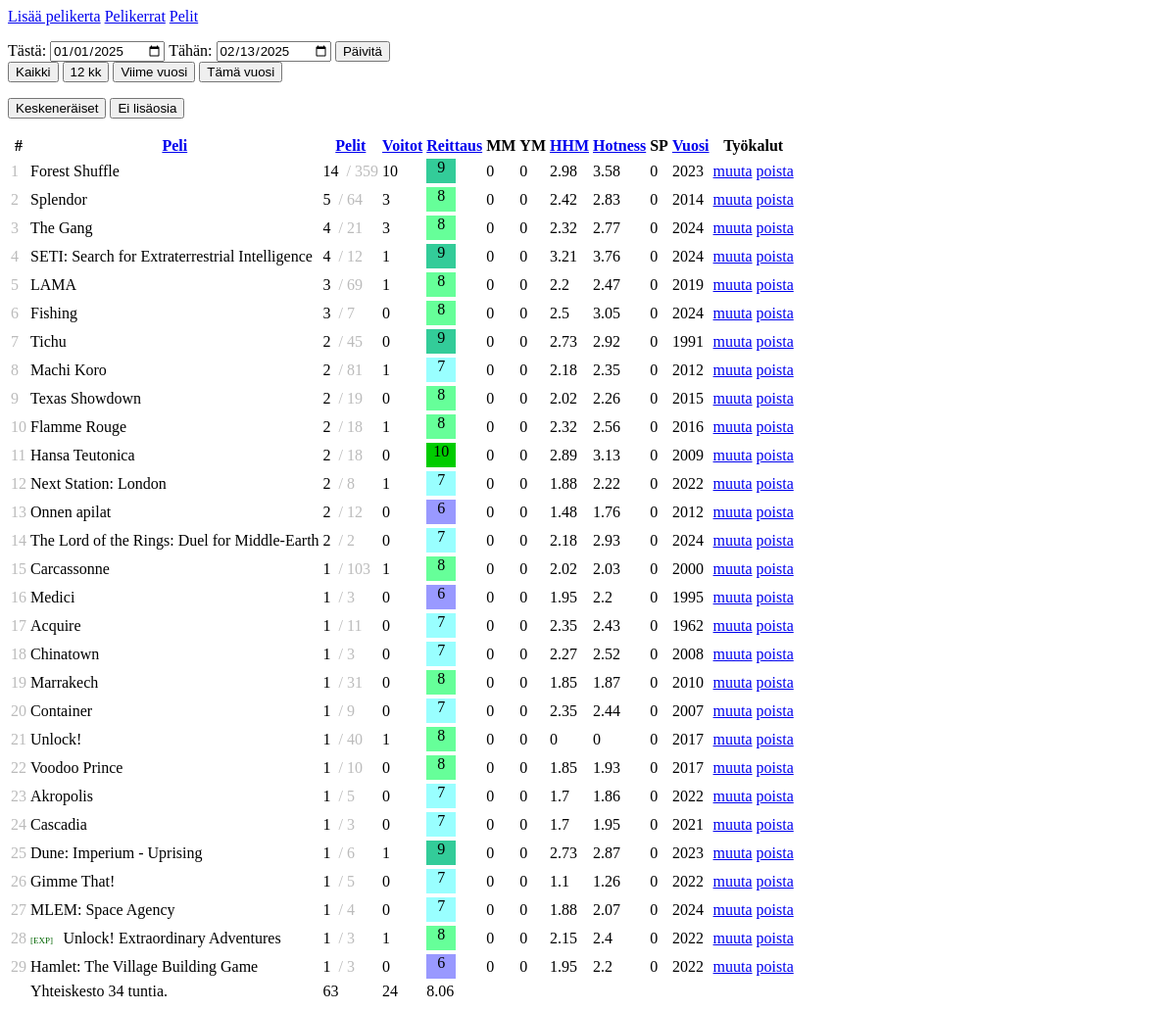
Page /?orderby=plays&tab=games on the committed database.
### tables this page shows
CREATE TABLE games (
            id INTEGER PRIMARY KEY AUTOINCREMENT,
            name TEXT NOT NULL,
            year INTEGER,
            bgg INTEGER,
            rating INTEGER,
            playtime INTEGER,
            parent INTEGER
        );

### index.php (called while the page is built, shortened)
<?php
require_once 'class-database.php';
require_once 'class-ui.php';
require_once 'class-game.php';
$db = new Database();
$ui = new UI($db);
$ui->showHeader();
$ui->render();
$ui->showFooter();

### class-database.php (called while the page is built, shortened)
<?php
class Database {
    private $db;
    public function __construct($dbname = 'database.sqlite') {
        $this->db = new SQLite3($dbname);
    }
    private function initialize() {
        $this->db->exec("CREATE TABLE IF NOT EXISTS games (
            id INTEGER PRIMARY KEY AUTOINCREMENT,
            name TEXT NOT NULL,
            year INTEGER,
            bgg INTEGER,
            rating INTEGER,
            playtime INTEGER,
            parent INTEGER
        )");
        $this->db->exec("CREATE TABLE IF NOT EXISTS users (
            id INTEGER PRIMARY KEY AUTOINCREMENT,
            user_name TEXT NOT NULL,
            password TEXT NOT  NULL,
            email TEXT NOT NULL
        )");
        $this->db->exec("CREATE TABLE IF NOT EXISTS plays (
            id INTEGER PRIMARY KEY AUTOINCREMENT,
            game INTEGER NOT NULL,
            date TEXT NOT NULL,
            plays INTEGER NOT NULL DEFAULT 1,
            wins INTEGER NOT NULL DEFAULT 0,
            players INTEGER NOT NULL DEFAULT 2
        )");
        $this->db->exec("CREATE TABLE IF NOT EXISTS entities (
            id INTEGER PRIMARY KEY AUTOINCREMENT,
            name TEXT NOT NULL,
            type TEXT NOT NULL
        )");
        $this->db->exec("CREATE TABLE IF NOT EXISTS tags (
            id INTEGER PRIMARY KEY AUTOINCREMENT,
            name TEXT NOT NULL
        )");
        $this->db->exec("CREATE TABLE IF NOT EXISTS game_entities (
            id INTEGER PRIMARY KEY AUTOINCREMENT,
            game_id INTEGER NOT NULL,
            entity_id INTEGER NOT NULL
        )");
        $this->db->exec("CREATE TABLE IF NOT EXISTS game_taxonomy (
            id INTEGER PRIMARY KEY AUTOINCREMENT,
            game_id INTEGER NOT NULL,
            tag_id INTEGER NOT NULL
        )");
        $this->db->exec("CREATE TABLE IF NOT EXISTS sessions (
            sid TEXT PRIMARY KEY,
            user_id INTEGER NOT NULL,
            open_time TIMESTAMP DEFAULT CURRENT_TIMESTAMP
        )");
    }
    public function getGames() {
        $stmt = $this->db->prepare('SELECT * FROM games');
        $result = $stmt->execute();
        $games = [];
        while ($row = $result->fetchArray(SQLITE3_ASSOC)) {
            $games[] = $row;
        }
        return $games;
    }
}

### class-ui.php (the view, shortened to what this page needs)
<?php
class UI {
    private $db;
	public function __construct($db) {
        $this->db = $db;
    }
    public function render() {
        if (isset($_REQUEST['tab']) && $_REQUEST['tab'] === 'games') {
            $this->showGames();
        }
    }
        ?>
        <?php
    public function showHeader() {
		?>
<!DOCTYPE html>
<html>
<head>
    <link rel="stylesheet" href="https://unpkg.com/@blaze/css@x.x.x/dist/blaze/blaze.css">
</head>
<body>
    <div class="o-container o-container--large u-text">
        <div role="tablist" class="c-tabs">
            <div class="c-tabs__nav">
                <div class="c-tabs__headings">
                    <a href="/?tab=addplay" role="tab" class="c-tab-heading <?php isset($_REQUEST['tab']) && $_REQUEST['tab'] === 'addplay' && printf('c-tab-heading--active') ?>">Lisää pelikerta</a>
                    <a href="/?tab=plays" role="tab" class="c-tab-heading <?php isset($_REQUEST['tab']) && $_REQUEST['tab'] === 'plays' && printf('c-tab-heading--active') ?>">Pelikerrat</a>
                    <a href="/?tab=games" role="tab" class="c-tab-heading <?php isset($_REQUEST['tab']) && $_REQUEST['tab'] === 'games' && printf('c-tab-heading--active') ?>">Pelit</a>
                </div>
            </div>
        </div>
        <?php
	}
    public function showFooter() {
        ?>
    </div>
</body>
</html>
        <?php
    }
			?>
        <?php
    private function showGames() {
        $gamesData = $this->db->getGames();
        $games = array();
        foreach ($gamesData as $game) {
            $games[ $game['id'] ] = new Game($game);
        }
        list('from' => $from, 'to' => $to) = $this->getDateRange();
        $orderby = 'name';
        if (isset($_REQUEST['orderby'])) {
            $orderby = $_REQUEST['orderby'];
        }
        if ($orderby === 'plays') {
            uasort($games, function($a, $b) { return $b->plays - $a->plays; });
        }
        $i = 1;
        ?>
<div class="spacer"></div>
        <?php
        $this->dateRangeButtons($from, $to, 'games');
        ?>
<div class="spacer"></div>
        <form method="get">
            <button type="submit" name="incomplete" value="1" class="c-button c-button--brand">Keskeneräiset</button>
            <button type="submit" name="no_exp" value="1" class="c-button c-button--brand">Ei lisäosia</button>
        </form>
<div class="spacer"></div>
<table class="c-table c-table--striped">
    <thead class="c-table__head">
        <tr class="c-table__row c-table__row--heading">
            <th class="u-small c-table__cell">#</th>
            <th class="u-small c-table__cell wide_cell-4"><a class="c-link" href="/?<?php echo $this->getURLString(['orderby' => 'name'])?>">Peli</a></th>
            <th class="u-small c-table__cell"><a class="c-link" href="/?<?php echo $this->getURLString(['orderby' => 'plays'])?>">Pelit</a></th>
            <th class="u-small c-table__cell"><a class="c-link" href="/?<?php echo $this->getURLString(['orderby' => 'wins'])?>">Voitot</a></th>
            <th class="u-small c-table__cell"><a class="c-link" href="/?<?php echo $this->getURLString(['orderby' => 'rating'])?>">Reittaus</a></th>
            <th class="u-small c-table__cell">MM</th>
            <th class="u-small c-table__cell">YM</th>
            <th class="u-small c-table__cell"><a class="c-link" href="/?<?php echo $this->getURLString(['orderby' => 'happiness'])?>">HHM</a></th>
            <th class="u-small c-table__cell"><a class="c-link" href="/?<?php echo $this->getURLString(['orderby' => 'hotness'])?>">Hotness</a></th>
            <th class="u-small c-table__cell">SP</th>
            <th class="u-small c-table__cell"><a class="c-link" href="/?<?php echo $this->getURLString(['orderby' => 'year'])?>">Vuosi</a></th>
            <th class="u-small c-table__cell wide_cell-2">Työkalut</th>
        </tr>
    </thead>
    <tbody class="c-table__body">
        <?php
        $totals = ['plays' => 0, 'hours' => 0, 'wins' => 0, 'rating' => 0];
        foreach ($games as $game) {
            if ($game->plays < 1) {
                continue;
            }
            if (!$game->parent) {
                $totals['plays'] += $game->plays;
                $totals['wins'] += $game->wins;
                $totals['hours'] += $game->plays * $game->playtime;
                $totals['rating'] += $game->rating * $game->plays;
            }
            ?>
        <tr class="c-table__row">
            <td class="c-table__cell pale"><?php echo $i++; ?></td>
            <td class="c-table__cell wide_cell-4"><?php echo $game->getName(); ?></td>
            <td class="c-table__cell"><?php echo $game->plays ?> <span class="u-small pale">&nbsp;/&nbsp;<?php echo $game->totalplays; ?></span></td>
            <td class="c-table__cell"><?php echo $game->wins; ?></td>
            <td class="c-table__cell"><?php echo $game->getRating(); ?></td>
            <td class="c-table__cell"><?php echo "0"; ?></td>
            <td class="c-table__cell"><?php echo "0"; ?></td>
            <td class="c-table__cell"><?php echo $game->happiness; ?></td>
            <td class="c-table__cell"><?php echo $game->hotness; ?></td>
            <td class="c-table__cell"><?php echo "0"; ?></td>
            <td class="c-table__cell"><?php echo $game->year; ?></td>
            <td class="c-table__cell wide_cell-2">
                <span class="c-input-group">
                    <?php
                    $editUrl = $this->getURLString(['edit_game' => $game->id]);
                    $deleteUrl = $this->getURLString([
                        'delete_game' => $game->id,
                        'nonce' => time(),
                    ]);
                    ?>
                    <a href="?<?php echo $editUrl; ?>" class="c-button c-button--brand u-xsmall">muuta</a>
                    <a href="?<?php echo $deleteUrl; ?>" class="c-button u-xsmall c-button--error">poista</a>
                </span>
            </td>
        </tr>
            <?php
        }
        ?>
        <tr class="c-table__row">
            <td class="c-table__cell"></td>
            <td class="c-table__cell wide_cell-4">Yhteiskesto <?php echo round($totals['hours'] / 60, 0); ?> tuntia.</td>
            <td class="c-table__cell"><?php echo $totals['plays']; ?></td>
            <td class="c-table__cell"><?php echo $totals['wins']; ?></td>
            <td class="c-table__cell"><?php $tp = $totals['plays'] ? $totals['plays'] : 1; echo round($totals['rating'] / $tp, 2); ?></td>
            <td class="c-table__cell"></td>
            <td class="c-table__cell"></td>
            <td class="c-table__cell"></td>
            <td class="c-table__cell"></td>
            <td class="c-table__cell"></td>
            <td class="c-table__cell"></td>
            <td class="c-table__cell"></td>
            <td class="c-table__cell"></td>
        </tr>
    </tbody>
</table>
        <?php
    }
    private function getURLString($args) {
        $pickupArgs = ['tab', '12months', 'everything', 'lastyear', 'thisyear', 'from', 'to', 'incomplete', 'no_exp'];
        foreach ($pickupArgs as $arg) {
            if (isset($_REQUEST[ $arg ])) {
                $args[ $arg ] = $_REQUEST[ $arg ];
            }
        }
        return http_build_query($args);
    }
    private function getDateRange() {
        $from = isset($_REQUEST['from']) ? $_REQUEST['from'] : date('Y-m-d', strtotime('first day of january this year'));
        $to = isset($_REQUEST['to']) ? $_REQUEST['to'] : date('Y-m-d');
        return ['from' => $from, 'to' => $to];
    }
    private function dateRangeButtons($from, $to, $tab) {
        ?>
<form method="get">
    <label for="from">Tästä:
        <input type="date" name="from" value="<?php echo $from; ?>">
    </label>
    <label for="to">Tähän:
        <input type="date" name="to" value="<?php echo $to; ?>">
    </label>
    <button type="submit" class="c-button c-button--brand">Päivitä</button>
</form>
<form method="get">
    <button type="submit" name="everything" value="1" class="c-button c-button--<?php echo isset($_REQUEST['everything']) ? 'info' : 'brand'; ?>">Kaikki</button>
    <button type="submit" name="12months" value="1" class="c-button c-button--<?php echo isset($_REQUEST['12months']) ? 'info' : 'brand'; ?>">12 kk</button>
    <button type="submit" name="lastyear" value="1" class="c-button c-button--<?php echo isset($_REQUEST['lastyear']) ? 'info' : 'brand'; ?>">Viime vuosi</button>
    <button type="submit" name="thisyear" value="1" class="c-button c-button--<?php echo isset($_REQUEST['thisyear']) ? 'info' : 'brand'; ?>">Tämä vuosi</button>
</form>
    <?php
    }
}

### class-game.php (shortened to what this page needs)
<?php
class Game {
    public $name;
    public $totalplays;
    public $plays;
    public $rating;
    public $parent;
    public $playtime;
    public function __construct($args) {
        $this->id = $args['id'];
        $this->name = $args['name'];
        $this->rating = $args['rating'];
        $this->parent = $args['parent'];
        $this->year = $args['year'];
        $this->playtime = $args['playtime'];
        $this->totalplays = 0;
        $this->happiness = 0;
        $this->hotness = 0;
        $this->plays = 0;
        $this->wins = 0;
    }
    public function addPlays(int $plays) {
        $this->plays += $plays;
    }
    public function addTotalPlays(int $plays) {
        $this->totalplays += $plays;
    }
    public function getName() {
        $name = $this->name;
        if ($this->parent > 0) {
            $name = '<span class="game_expansion">[Exp]</span> ' . $name;
        }
        return $name;
    }
    public function getRating() {
        return "<span class='rating rating-{$this->rating}'>{$this->rating}</span>";
    }
    public function countHappinessHotness() {
        $ratio = $this->plays && $this->totalplays ? 1 + $this->plays / $this->totalplays : 0;
        $happiness = ($this->rating - 4.5) * ($this->playtime * $this->plays);
        $hotness = $ratio * $ratio * sqrt($this->plays) * $happiness;
        $this->happiness = round(log10($happiness), 2);
        $this->hotness = round(log10($hotness), 2);
    }
}

### class-ui.php (style rules this page uses)
.wide_cell-4, .c-table__row--heading .wide_cell-4 { flex-grow: 4; }
.wide_cell-2, .c-table__row--heading .wide_cell-2 { flex-grow: 2; }
.c-button.c-button--brand { --button-background: #2c3e50; }
.pale { color: #bbbbbb; }
.game_expansion { color: #006400; font-size: small; font-variant-caps: all-small-caps; margin-right: 0.5em; }
.rating { display: inline-block; width: 30px; height: 25px; text-align: center; color: #000000; }
.rating-10 { background-color: #00cc00; }
.rating-9 { background-color: #33cc99; }
.rating-8 { background-color: #66ff99; }
.rating-7 { background-color: #99ffff; }
.rating-6 { background-color: #9999ff; }
.c-table__row--heading .c-table__cell.u-small { font-size: var(--text-font-size-small); }
input[type="date"] { font-family: Helvetica, sans-serif }
.spacer { height: 1em; }

### rows in the picture
games: name "Forest Shuffle", plays "14", totalplays "359", wins "10", rating "9", rating+playtime "2.98", rating+playtime "3.58", year "2023"
games: name "Splendor", plays "5", totalplays "64", wins "3", rating "8", rating+playtime "2.42", rating+playtime "2.83", year "2014"
games: name "The Gang", plays "4", totalplays "21", wins "3", rating "8", rating+playtime "2.32", rating+playtime "2.77", year "2024"
games: name "SETI: Search for Extraterrestrial Intelligence", plays "4", totalplays "12", wins "1", rating "9", rating+playtime "3.21", rating+playtime "3.76", year "2024"
games: name "LAMA", plays "3", totalplays "69", wins "1", rating "8", rating+playtime "2.2", rating+playtime "2.47", year "2019"
games: name "Fishing", plays "3", totalplays "7", wins "0", rating "8", rating+playtime "2.5", rating+playtime "3.05", year "2024"
games: name "Tichu", plays "2", totalplays "45", parent "0", rating "9", rating+playtime "2.73", rating+playtime "2.92", year "1991"
games: name "Machi Koro", plays "2", totalplays "81", wins "1", rating "7", rating+playtime "2.18", rating+playtime "2.35", year "2012"
games: name "Texas Showdown", plays "2", totalplays "19", wins "0", rating "8", rating+playtime "2.02", rating+playtime "2.26", year "2015"
games: name "Flamme Rouge", plays "2", totalplays "18", wins "1", rating "8", rating+playtime "2.32", rating+playtime "2.56", year "2016"
games: name "Hansa Teutonica", plays "2", totalplays "18", wins "0", rating "10", rating+playtime "2.89", rating+playtime "3.13", year "2009"
games: name "Next Station: London", plays "2", totalplays "8", wins "1", rating "7", rating+playtime "1.88", rating+playtime "2.22", year "2022"
games: name "Onnen apilat", plays "2", totalplays "12", wins "0", rating "6", rating+playtime "1.48", rating+playtime "1.76", year "2012"
games: name "The Lord of the Rings: Duel for Middle-Earth", plays "2", totalplays "2", wins "0", rating "7", rating+playtime "2.18", rating+playtime "2.93", year "2024"
games: name "Carcassonne", plays "1", totalplays "103", wins "1", rating "8", rating+playtime "2.02", rating+playtime "2.03", year "2000"
games: name "Medici", plays "1", totalplays "3", parent "0", rating "6", rating+playtime "1.95", rating+playtime "2.2", year "1995"
games: name "Acquire", plays "1", totalplays "11", parent "0", rating "7", rating+playtime "2.35", rating+playtime "2.43", year "1962"
games: name "Chinatown", plays "1", totalplays "3", parent "0", rating "7", rating+playtime "2.27", rating+playtime "2.52", year "2008"
games: name "Marrakech", plays "1", totalplays "31", wins "0", rating "8", rating+playtime "1.85", rating+playtime "1.87", year "2010"
games: name "Container", plays "1", totalplays "9", wins "0", rating "7", rating+playtime "2.35", rating+playtime "2.44", year "2007"
games: name "Unlock!", plays "1", totalplays "40", wins "1", rating "8", parent "0", year "2017"
games: name "Voodoo Prince", plays "1", totalplays "10", wins "0", rating "8", rating+playtime "1.85", rating+playtime "1.93", year "2017"
games: name "Akropolis", plays "1", totalplays "5", wins "0", rating "7", rating+playtime "1.7", rating+playtime "1.86", year "2022"
games: name "Cascadia", plays "1", totalplays "3", wins "0", rating "7", rating+playtime "1.7", rating+playtime "1.95", year "2021"
games: name "Dune: Imperium - Uprising", plays "1", totalplays "6", wins "1", rating "9", rating+playtime "2.73", rating+playtime "2.87", year "2023"
games: name "Gimme That!", plays "1", totalplays "5", wins "0", rating "7", rating+playtime "1.1", rating+playtime "1.26", year "2022"
games: name "MLEM: Space Agency", plays "1", totalplays "4", wins "0", rating "7", rating+playtime "1.88", rating+playtime "2.07", year "2024"
games: name "Unlock! Extraordinary Adventures", plays "1", totalplays "3", wins "1", rating "8", rating+playtime "2.15", rating+playtime "2.4", year "2022"
games: name "Hamlet: The Village Building Game", plays "1", totalplays "3", wins "0", rating "6", rating+playtime "1.95", rating+playtime "2.2", year "2022"

### other values in the picture
$totals['hours'] / 60 "34"
$totals['plays'] "63"
$totals['wins'] "24"
$totals['rating'] / $tp "8.06"
